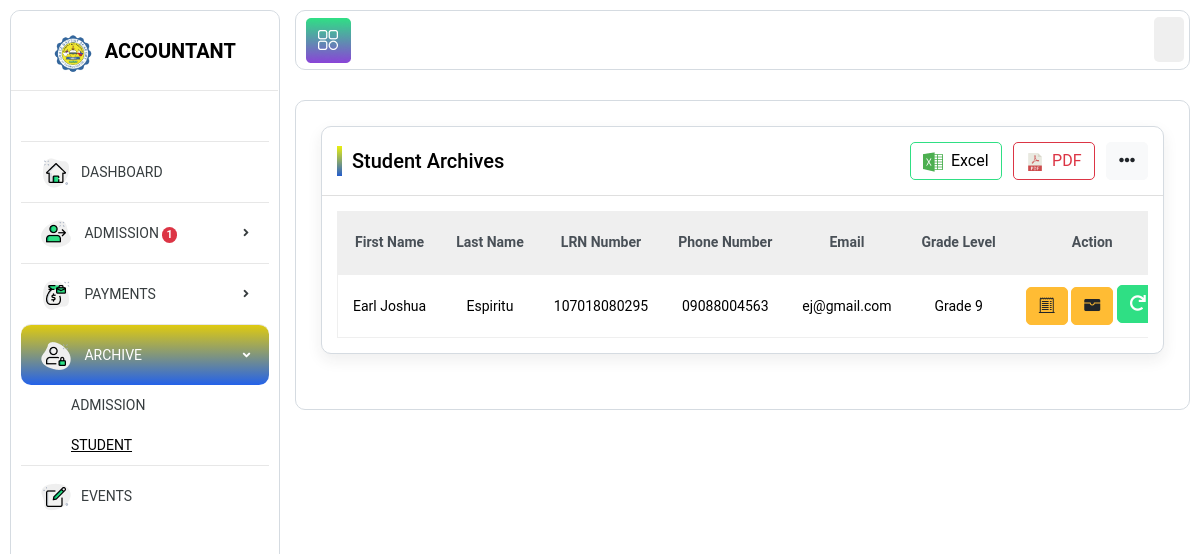
The page /registrar_view/tarchive_estudent.php on the database its author committed.
### tables this page shows
CREATE TABLE `archive` (
  `id` int(11) NOT NULL,
  `student_id` varchar(255) NOT NULL,
  `firstname` varchar(255) NOT NULL,
  `lastname` varchar(255) NOT NULL,
  `middlename` varchar(255) NOT NULL,
  `LRN` varchar(255) NOT NULL,
  `birthday` date NOT NULL,
  `PSA` varchar(255) NOT NULL,
  `religion` varchar(255) NOT NULL,
  `gender` varchar(255) NOT NULL,
  `phonenumber` varchar(255) NOT NULL,
  `emailaddress` varchar(255) NOT NULL,
  `homeaddress` varchar(255) NOT NULL,
  `grade` varchar(255) NOT NULL,
  `fatherName` varchar(255) NOT NULL,
  `fatherNumber` varchar(255) NOT NULL,
  `motherName` varchar(255) NOT NULL,
  `motherNumber` varchar(255) NOT NULL,
  `currentdate` date NOT NULL
);

### registrar_view/tarchive_estudent.php (the view, shortened to what this page needs)
<?php
include 'dbconnection.php';
$admissionCountQuery = "SELECT COUNT(*) AS admission_count FROM admission";
$admissionCountResult = $conn->query($admissionCountQuery);
$admissionCount = 0;
if ($admissionCountResult) {
    $row = $admissionCountResult->fetch(PDO::FETCH_ASSOC);
    $admissionCount = $row['admission_count'] ?? 0;
}
?>
<!DOCTYPE html>
<html lang="en">
<head>
<link rel="stylesheet" href="https://cdn.jsdelivr.net/npm/bootstrap-icons@1.11.3/font/bootstrap-icons.min.css">
<link href="https://cdn.jsdelivr.net/npm/bootstrap@5.3.3/dist/css/bootstrap.min.css" rel="stylesheet">
<link rel="stylesheet" href="https://cdn.datatables.net/2.1.8/css/dataTables.dataTables.css">
<link rel="stylesheet" href="https://cdn.datatables.net/buttons/3.2.0/css/buttons.dataTables.css">
<link href="../../../../css?family=Roboto:300,400,500,700,900" rel="stylesheet">
<link rel="stylesheet" href="assets/css/bootstrap.min.css">
<link rel="stylesheet" href="assets/plugins/fontawesome/css/all.min.css">
<link rel="stylesheet" href="assets/plugins/fontawesome/css/fontawesome.min.css">
<link rel="stylesheet" href="assets/css/fullcalendar.min.css">
<link rel="stylesheet" href="assets/css/dataTables.bootstrap4.min.css">
<link rel="stylesheet" href="assets/plugins/morris/morris.css">
<link rel="stylesheet" href="assets/css/style.css">
</head>
<body>
<div class="main-wrapper">
<div class="header-outer">
<div class="header">
<a id="toggle_btn" class="float-left" href="javascript:void(0);">
<img src="assets/img/sidebar/icon-21.png" alt="">
</a>
<ul class="nav user-menu float-right">
 <li class="nav-item dropdown has-arrow">
<a href="#" class=" nav-link user-link" data-toggle="dropdown">
</a>
</li>
</ul>
</div>
</div>
<div class="sidebar" id="sidebar">
<div class="sidebar-inner slimscroll">
<div id="sidebar-menu" class="sidebar-menu">
<div class="header-left">
<a href="#" class="logo">
<img src="img/logo1.png" width="40" height="40" alt="" class="">
<span class="text-uppercase ms-2 mt-5">Accountant</span>
</a>
</div>
<ul class="sidebar-ul">
<li class="menu-title"></li>
<li class="">
<a href="registrar.php"><img src="assets/img/sidebar/icon-1.png" alt="icon"><span>Dashboard</span></a>
</li>
<li class="submenu">
  <a href="javascript:void(0);"><img src="assets/img/sidebar/icon-2.png" alt="icon"> <span> Admission <span class="badge rounded-pill text-bg-danger"> <?php echo $admissionCount; ?></span></span> <span class="menu-arrow"></span></a>
</li>
<li class="submenu">
  <a href="javascript:void(0);"><img src="assets/img/sidebar/icon-11.png" alt="icon"><span> Payments </span> <span class="menu-arrow"></span></a>
</li>
<li class="submenu">
  <a class="active" href="javascript:void(0);"><img src="assets/img/sidebar/icon-3.png" alt="icon"><span> Archive </span> <span class="menu-arrow"></span></a>
    <ul class="list-unstyled" style="display: none;">
    <li><a href="tarchive_admission.php"><span>Admission </span></a></li>
    <li><a class="active text-decoration-underline text-black" href="tarchive_estudent.php"><span>Student</span></a></li>
  </ul>
</li>
<li><a href="events_registrar.php"><img src="assets/img/sidebar/icon-17.png" alt="icon"><span>Events</span></a></li>
</ul>
</div>
</div>
</div>
<div class="page-wrapper">
<div class="content container-fluid">
<div class="page-header">
<div class="row">
<div class="col-12">
<div class="card">
<div class="card-header">
<div class="row align-items-center">
<div class="col-sm-6">
<div class="page-title">
Student Archives
</div>
</div>
<div class="col-sm-6 text-sm-right">
<div class=" mt-sm-0 mt-2">
<a href="export_archive.php"><button class="btn btn-outline-primary mr-2" name="excel"><img src="assets/img/excel.png" alt=""><span class="ml-2">Excel</span></button></a>
<button class="btn btn-outline-danger mr-2"><img src="assets/img/pdf.png" alt="" height="18"><span class="ml-2">PDF</span></button>
<button class="btn btn-light" type="button" data-toggle="dropdown" aria-haspopup="true" aria-expanded="false"><i class="fas fa-ellipsis-h"></i></button>
</div>
</div>
</div>
</div>
<div class="card-body">
  <div class="row">
    <div class="col-lg-12 col-md-12 col-sm-12 col-12">
      <div class="table-responsive">
        <table id="archiveTable" class="table custom-table">
          <thead class="thead-light">
            <tr>
              <th class="text-center">First Name</th>
              <th class="text-center">Last Name</th>
              <th class="text-center">LRN Number</th>
              <th class="text-center">Phone Number</th>
              <th class="text-center">Email</th>
              <th class="text-center">Grade Level</th>
              <th class="text-center">Action</th>
            </tr>
          </thead>
          <tbody>
            <?php
              $query3 = "SELECT * FROM archive";
              $statement3 = $conn->prepare($query3);
              $statement3->execute();
              $result3 = $statement3->fetchAll();
              if($result3)
              {
                foreach($result3 as $row3)
                {
            ?>
              <tr>
                <td class="text-center"><?= $row3['firstname']; ?></td>
                <td class="text-center"><?= $row3['lastname']; ?></td>
                <td class="text-center"><?= $row3['LRN']; ?></td>
                <td class="text-center"><?= $row3['phonenumber']; ?></td>
                <td class="text-center"><?= $row3['emailaddress']; ?></td>
                <td class="text-center"><?= $row3['grade']; ?></td>
                <td class="text-center">
                  <form action="process.php" method="POST">
                    <button type="button" class="btn btn-warning" data-bs-toggle="modal" data-bs-target="#exampleModal<?=  $row3['id'];  ?>">
                      <i class="bi bi-receipt-cutoff"></i>
                    </button>
                    <button type="button" class="btn btn-warning" data-bs-toggle="modal" data-bs-target="#payment<?=  $row3['id'];  ?>">
                      <i class="bi bi-wallet-fill"></i>
                    </button>
                    <button type="submit" class="btn btn-primary btn mb-1" onclick="return confirm('Are you sure you want to recover this data?');" name="return" value="<?= $row3['id'] ?>">
                      <i class="fa fa-redo"></i>
                    </button>
                  </form>
                </td>
              </tr>
            <?php
              }
            } else {
            ?>
              <tr>
                <td colspan="7">No Record Found</td>
              </tr>
            <?php
            }
            ?>
          </tbody>
        </table>
      </div>
    </div>
  </div>
</div>
</div>
</div>
</div>
</div>
</div>
</div>
</body>
</html>

### rows shown on the page
archive: firstname "Earl Joshua", lastname "Espiritu", LRN "107018080295", phonenumber "09088004563", emailaddress "ej@gmail.com", grade "Grade 9", $row3['id'] 1 (drawn)

### other values the page prints
$admissionCount "1"
